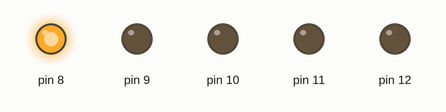
Bench run of a sketch on a simulated Arduino Uno, built with avr-gcc and run on an emulated ATmega328P. On the bench: output pins drawn as LEDs (lit = HIGH).

Above: at 0.12 s.
At 0.62 s:
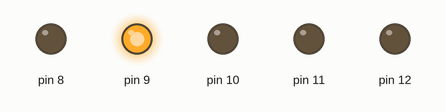
At 1.12 s:
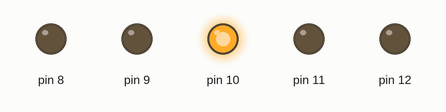
At 2.12 s:
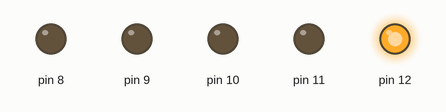
At 2.62 s:
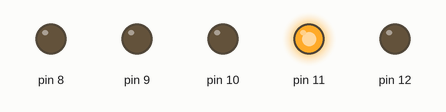
At 4.87 s:
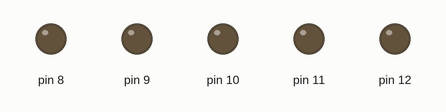
Timing chart, 0 to 5.2 s (numbered marks = the images above):
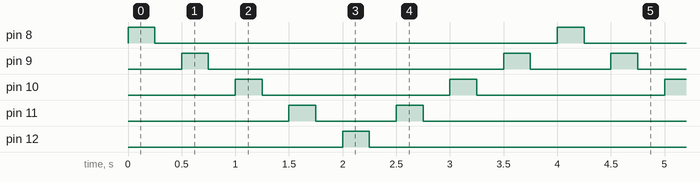

Measured:
- by itself, pin 8, pin 12: alternates HIGH for 0.25 s and LOW for 3.8 s
- by itself, pin 9: repeats every 4.0 s: LOW 2.8 s, HIGH 0.25 s, LOW 0.75 s, HIGH 0.25 s
- by itself, pin 10: alternates HIGH for 0.25 s and LOW for 1.8 s
- by itself, pin 11: repeats every 4.0 s: LOW 0.75 s, HIGH 0.25 s, LOW 2.8 s, HIGH 0.25 s

The sketch:

ex13_63010467.ino
```cpp
int i;
void setup() {
  pinMode(8,OUTPUT);
  pinMode(9,OUTPUT);
  pinMode(10,OUTPUT);
  pinMode(11,OUTPUT);
  pinMode(12,OUTPUT);
}

void loop() {
  for(i=8;i<13;i++){
digitalWrite(i,1);
delay(250);
digitalWrite(i,0);
delay(250);
  }
  for(i=11;i>8;i--){
digitalWrite(i,1);
delay(250);
digitalWrite(i,0);
delay(250);
  }
}
```
